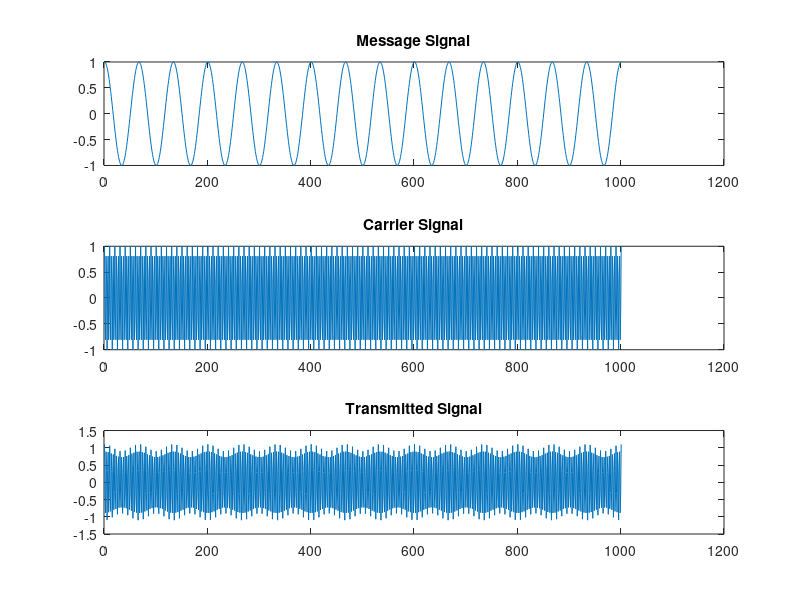

Write MATLAB code to recreate this figure.
% Write a program to demonstrate the DSB-TC AM, i.e. commercial AM implementation for a baseband cosine signal of carrier frequency 15 Hz. 
% Take a carrier signal whose carrier frequency be 30Hz (i.e. fc for multiplier cosine signal in the formula) and amplitude is 8 samples per carrier. 
% Now consider the modulation index to be 0.1 and the carrier amplitude of the proposed AM signal be 1.
% Also consider the baseband and the carrier signal propagates at the rate of 1 milliseconds.
% Now plot the AM signal. Do remember to plot the carrier and the baseband original signal also.

fm = 15;
fc = 300;
A = 8;
Ka = 0.1;
t = 0:1/1000:1;
c_t = cos(2 * pi * t * fc);
m_t = cos(2 * pi * t * fm);
subplot(3, 1, 1);
plot(m_t);
title('Message Signal')

subplot(3, 1, 2);
plot(c_t);
title('Carrier Signal')

subplot(3, 1, 3);
t1 = (1 + Ka*m_t).*c_t;
plot(t1);
title('Transmitted Signal')